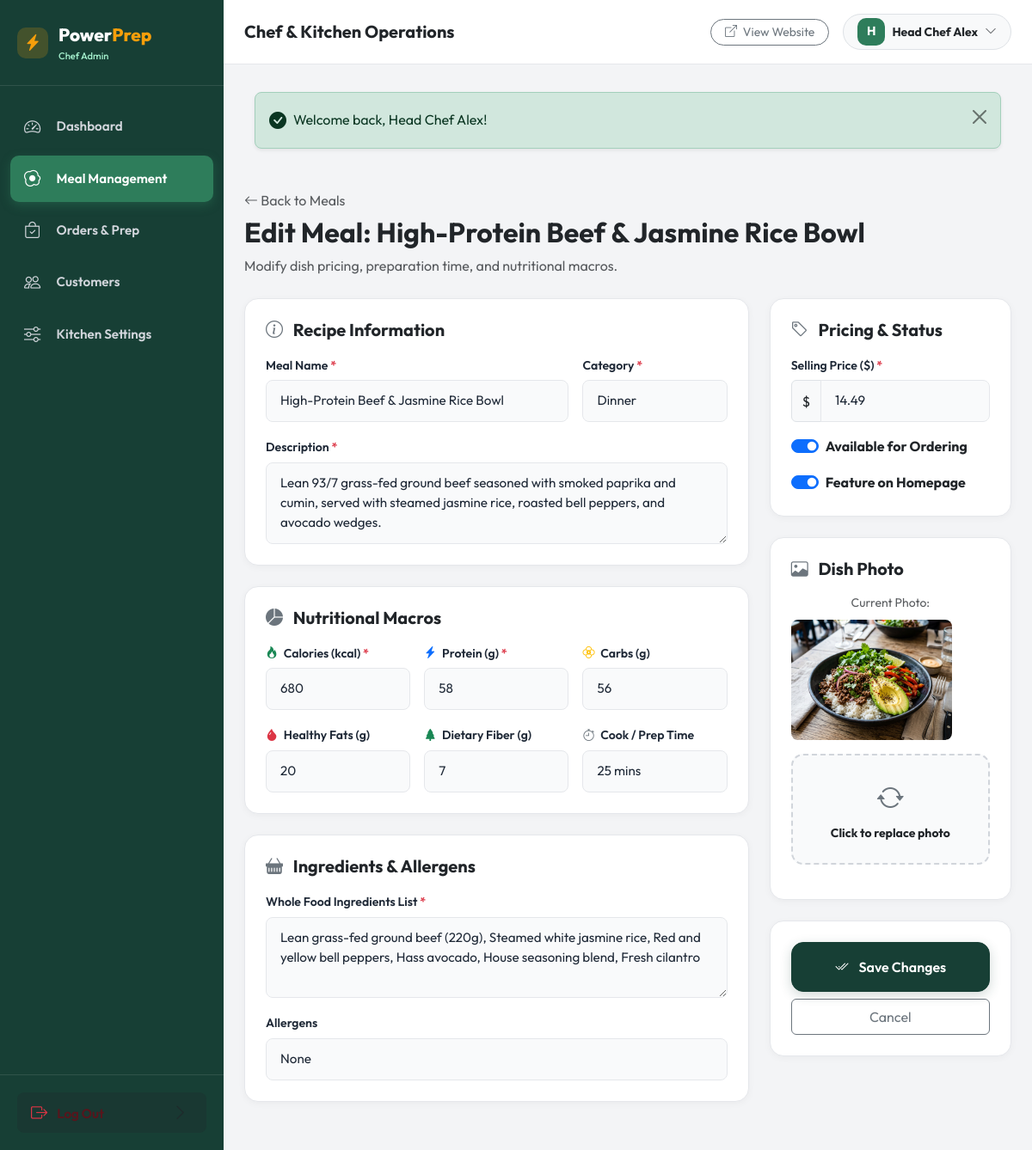
The page /admin/edit-meal.php?id=2 (signed in) on the database its author committed.
### tables this page shows
CREATE TABLE `meals` (
  `id` INT AUTO_INCREMENT PRIMARY KEY,
  `name` VARCHAR(150) NOT NULL,
  `slug` VARCHAR(180) NOT NULL UNIQUE,
  `description` TEXT NOT NULL,
  `category` VARCHAR(50) NOT NULL,
  `ingredients` TEXT NOT NULL,
  `allergens` VARCHAR(255) DEFAULT 'None',
  `image` VARCHAR(255) NOT NULL,
  `price` DECIMAL(10,2) NOT NULL,
  `calories` INT NOT NULL,
  `protein` INT NOT NULL,
  `carbs` INT NOT NULL,
  `fat` INT NOT NULL,
  `fiber` INT NOT NULL DEFAULT 0,
  `preparation_time` VARCHAR(50) NOT NULL DEFAULT '20-25 mins',
  `is_available` TINYINT(1) NOT NULL DEFAULT 1,
  `is_featured` TINYINT(1) NOT NULL DEFAULT 0,
  `created_at` TIMESTAMP DEFAULT CURRENT_TIMESTAMP,
  `updated_at` TIMESTAMP DEFAULT CURRENT_TIMESTAMP ON UPDATE CURRENT_TIMESTAMP
);

### admin/edit-meal.php (the view, shortened to what this page needs)
<?php
require_once __DIR__ . '/../config/database.php';
require_once __DIR__ . '/../includes/functions.php';
$id = (int)($_GET['id'] ?? 0);
$stmt = $pdo->prepare("SELECT * FROM meals WHERE id = ?");
$stmt->execute([$id]);
$meal = $stmt->fetch();
$name = $meal['name'];
$category = $meal['category'];
$price = $meal['price'];
$calories = $meal['calories'];
$protein = $meal['protein'];
$carbs = $meal['carbs'];
$fat = $meal['fat'];
$fiber = $meal['fiber'];
$prep_time = $meal['preparation_time'];
$is_available = $meal['is_available'];
$is_featured = $meal['is_featured'];
$description = $meal['description'];
$ingredients = $meal['ingredients'];
$allergens = $meal['allergens'];
$existing_image = $meal['image'];
require_once __DIR__ . '/includes/header.php';
?>
<div class="mb-4">
  <div class="d-flex align-items-center gap-2 mb-1">
    <a href="meals.php" class="text-muted"><i class="bi bi-arrow-left"></i> Back to Meals</a>
  </div>
  <h2 class="fw-bold text-dark">Edit Meal: <?= e($meal['name']) ?></h2>
  <p class="text-muted">Modify dish pricing, preparation time, and nutritional macros.</p>
</div>
<form method="POST" action="edit-meal.php?id=<?= $id ?>" enctype="multipart/form-data">
  <div class="row g-4">
    <div class="col-lg-8">
      <div class="admin-card p-4 mb-4">
        <h5 class="fw-bold text-dark mb-3"><i class="bi bi-info-circle text-secondary me-2"></i> Recipe Information</h5>
        <div class="row g-3">
          <div class="col-md-8">
            <label class="form-label-custom">Meal Name <span class="text-danger">*</span></label>
            <input type="text" name="name" class="form-control form-control-custom" value="<?= e($name) ?>" required>
          </div>
          <div class="col-md-4">
            <label class="form-label-custom">Category <span class="text-danger">*</span></label>
            <select name="category" class="form-select form-control-custom" required>
              <option value="Dinner" <?= $category === 'Dinner' ? 'selected' : '' ?>>Dinner</option>
            </select>
          </div>
          <div class="col-12">
            <label class="form-label-custom">Description <span class="text-danger">*</span></label>
            <textarea name="description" class="form-control form-control-custom" rows="3" required><?= e($description) ?></textarea>
          </div>
        </div>
      </div>
      <div class="admin-card p-4 mb-4">
        <h5 class="fw-bold text-dark mb-3"><i class="bi bi-pie-chart-fill text-secondary me-2"></i> Nutritional Macros</h5>
        <div class="row g-3">
          <div class="col-md-4 col-6">
            <label class="form-label-custom"><i class="bi bi-fire text-success me-1"></i> Calories (kcal) <span class="text-danger">*</span></label>
            <input type="number" name="calories" class="form-control form-control-custom" value="<?= $calories ?>" required>
          </div>
          <div class="col-md-4 col-6">
            <label class="form-label-custom"><i class="bi bi-lightning-charge-fill text-primary me-1"></i> Protein (g) <span class="text-danger">*</span></label>
            <input type="number" name="protein" class="form-control form-control-custom" value="<?= $protein ?>" required>
          </div>
          <div class="col-md-4 col-6">
            <label class="form-label-custom"><i class="bi bi-flower2 text-warning me-1"></i> Carbs (g)</label>
            <input type="number" name="carbs" class="form-control form-control-custom" value="<?= $carbs ?>" required>
          </div>
          <div class="col-md-4 col-6">
            <label class="form-label-custom"><i class="bi bi-droplet-fill text-danger me-1"></i> Healthy Fats (g)</label>
            <input type="number" name="fat" class="form-control form-control-custom" value="<?= $fat ?>" required>
          </div>
          <div class="col-md-4 col-6">
            <label class="form-label-custom"><i class="bi bi-tree-fill text-success me-1"></i> Dietary Fiber (g)</label>
            <input type="number" name="fiber" class="form-control form-control-custom" value="<?= $fiber ?>">
          </div>
          <div class="col-md-4 col-6">
            <label class="form-label-custom"><i class="bi bi-stopwatch text-secondary me-1"></i> Cook / Prep Time</label>
            <input type="text" name="preparation_time" class="form-control form-control-custom" value="<?= e($prep_time) ?>">
          </div>
        </div>
      </div>
      <div class="admin-card p-4">
        <h5 class="fw-bold text-dark mb-3"><i class="bi bi-basket-fill text-secondary me-2"></i> Ingredients & Allergens</h5>
        <div class="row g-3">
          <div class="col-12">
            <label class="form-label-custom">Whole Food Ingredients List <span class="text-danger">*</span></label>
            <textarea name="ingredients" class="form-control form-control-custom" rows="3" required><?= e($ingredients) ?></textarea>
          </div>
          <div class="col-12">
            <label class="form-label-custom">Allergens</label>
            <input type="text" name="allergens" class="form-control form-control-custom" value="<?= e($allergens) ?>">
          </div>
        </div>
      </div>
    </div>
    <div class="col-lg-4">
      <div class="admin-card p-4 mb-4">
        <h5 class="fw-bold text-dark mb-3"><i class="bi bi-tag text-secondary me-2"></i> Pricing & Status</h5>
        <div class="mb-3">
          <label class="form-label-custom">Selling Price ($) <span class="text-danger">*</span></label>
          <div class="input-group">
            <span class="input-group-text bg-light">$</span>
            <input type="number" step="0.01" name="price" class="form-control form-control-custom" value="<?= $price ?>" required>
          </div>
        </div>
        <div class="form-check form-switch mb-3">
          <input class="form-check-input" type="checkbox" name="is_available" id="isAvailableSwitch" value="1" <?= $is_available ? 'checked' : '' ?>>
          <label class="form-check-label fw-bold text-dark" for="isAvailableSwitch">Available for Ordering</label>
        </div>
        <div class="form-check form-switch">
          <input class="form-check-input" type="checkbox" name="is_featured" id="isFeaturedSwitch" value="1" <?= $is_featured ? 'checked' : '' ?>>
          <label class="form-check-label fw-bold text-dark" for="isFeaturedSwitch">Feature on Homepage</label>
        </div>
      </div>
      <div class="admin-card p-4 mb-4">
        <h5 class="fw-bold text-dark mb-3"><i class="bi bi-image text-secondary me-2"></i> Dish Photo</h5>
        <div class="mb-3 text-center">
          <small class="text-muted d-block mb-2">Current Photo:</small>
          <img src="../uploads/meals/<?= e($existing_image) ?>" alt="" class="img-fluid rounded-3 shadow-xs" style="max-height: 140px; object-fit: cover;" onerror="this.src='../uploads/meals/grilled_chicken_bowl.jpg'">
        </div>
        <div class="image-upload-box text-center" onclick="document.getElementById('mealImageInput').click();">
          <i class="bi bi-arrow-repeat fs-2 text-secondary mb-1 d-block"></i>
          <span class="fw-bold text-dark d-block small">Click to replace photo</span>
        </div>
      </div>
      <div class="admin-card p-4">
        <button type="submit" class="btn btn-primary-custom w-100 py-3 mb-2 fs-6">
          <i class="bi bi-check2-all me-1"></i> Save Changes
        </button>
        <a href="meals.php" class="btn btn-outline-secondary w-100 py-2">
          Cancel
        </a>
      </div>
    </div>
  </div>
</form>
<?php require_once __DIR__ . '/includes/footer.php'; ?>

### assets/css/admin.css (style rules this page uses)
:root { --admin-sidebar-bg: #173F35; --admin-sidebar-hover: #1f5245; --admin-sidebar-active: #2E7D5B; --admin-bg: #f3f4f6; --admin-card-bg: #ffffff; --admin-text: #1f2937; --admin-text-muted: #6b7280; --admin-border: #e5e7eb; }
body.admin-body { background-color: var(--admin-bg); font-family: 'Outfit', 'Inter', -apple-system, BlinkMacSystemFont, sans-serif; color: var(--admin-text); overflow-x: hidden; }
.admin-card { background: #ffffff; border-radius: 16px; border: 1px solid var(--admin-border); box-shadow: 0 2px 8px rgba(0,0,0,0.04); margin-bottom: 1.5rem; overflow: hidden; }
.image-upload-box { border: 2px dashed #d1d5db; border-radius: 14px; padding: 1.5rem; text-align: center; cursor: pointer; background: #f9fafb; transition: all 0.2s ease; }

### assets/css/style.css (style rules this page uses)
:root { --primary: #173F35; --primary-hover: #12332a; --primary-light: #e8f3ef; --secondary: #2E7D5B; --secondary-hover: #246448; --accent: #F59E0B; --accent-hover: #d97706; --accent-light: #fef3c7; --bg-main: #F7F8F5; --bg-card: #FFFFFF; --text-main: #1F2937; --text-muted: #6B7280; --border-color: #E5E7EB; --protein-color: #3B82F6; --carbs-color: #F59E0B; --fat-color: #EF4444; --calories-color: #10B981; --radius-sm: 8px; --radius-md: 14px; --radius-lg: 20px; --radius-xl: 28px; --shadow-sm: 0 2px 8px rgba(23, 63, 53, 0.04); --shadow-md: 0 8px 24px rgba(23, 63, 53, 0.08); --shadow-lg: 0 16px 36px rgba(23, 63, 53, 0.12); --shadow-hover: 0 20px 40px rgba(23, 63, 53, 0.16); --transition: all 0.25s cubic-bezier(0.4, 0, 0.2, 1); }
* { box-sizing: border-box; margin: 0; padding: 0; }
body { font-family: 'Outfit', 'Inter', -apple-system, BlinkMacSystemFont, 'Segoe UI', Roboto, sans-serif; background-color: var(--bg-main); color: var(--text-main); line-height: 1.6; min-height: 100vh; display: flex; flex-direction: column; -webkit-font-smoothing: antialiased; }
a { color: var(--secondary); text-decoration: none; transition: var(--transition); }
img { max-width: 100%; height: auto; display: block; }
.btn-primary-custom { background: var(--primary); color: #ffffff; border: 1px solid var(--primary); padding: 0.75rem 1.6rem; border-radius: var(--radius-md); font-weight: 600; font-size: 0.95rem; display: inline-flex; align-items: center; justify-content: center; gap: 0.5rem; transition: var(--transition); box-shadow: 0 4px 14px rgba(23, 63, 53, 0.2); }
.form-control-custom { background: #f9fafb; border: 1.5px solid var(--border-color); border-radius: var(--radius-sm); padding: 0.75rem 1rem; font-size: 0.95rem; color: var(--text-main); transition: var(--transition); }
.form-label-custom { font-weight: 600; font-size: 0.88rem; color: var(--text-main); margin-bottom: 0.4rem; }

### rows shown on the page
meals: name "High-Protein Beef & Jasmine Rice Bowl", category "Dinner", description "Lean 93/7 grass-fed ground beef seasoned with smoked paprika and cumin, served with steamed jasmine rice, roasted bell peppers, and avocado wedges.", calories "680", protein "58", carbs "56", fat "20", fiber "7", preparation_time "25 mins", ingredients "Lean grass-fed ground beef (220g), Steamed white jasmine rice, Red and yellow bell peppers, Hass avocado, House seasoning blend, Fresh cilantro", allergens "None", price "14.49", is_available "☑", is_featured "☑", image (picture)

### other values the page prints
substr($current_user['name'], 0, 1) "H"
$current_user['name'] "Head Chef Alex"
$text "Welcome back, Head Chef Alex!"
